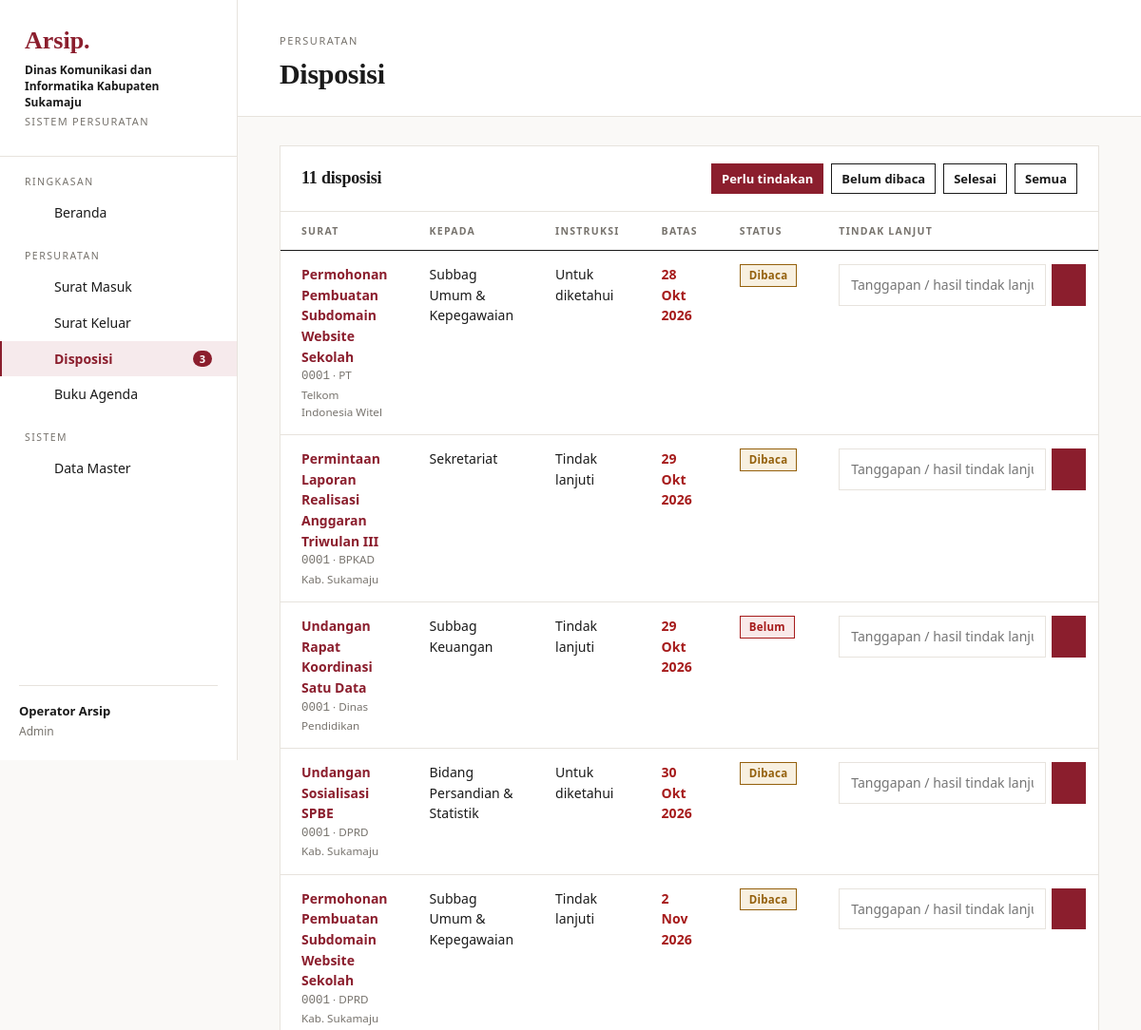
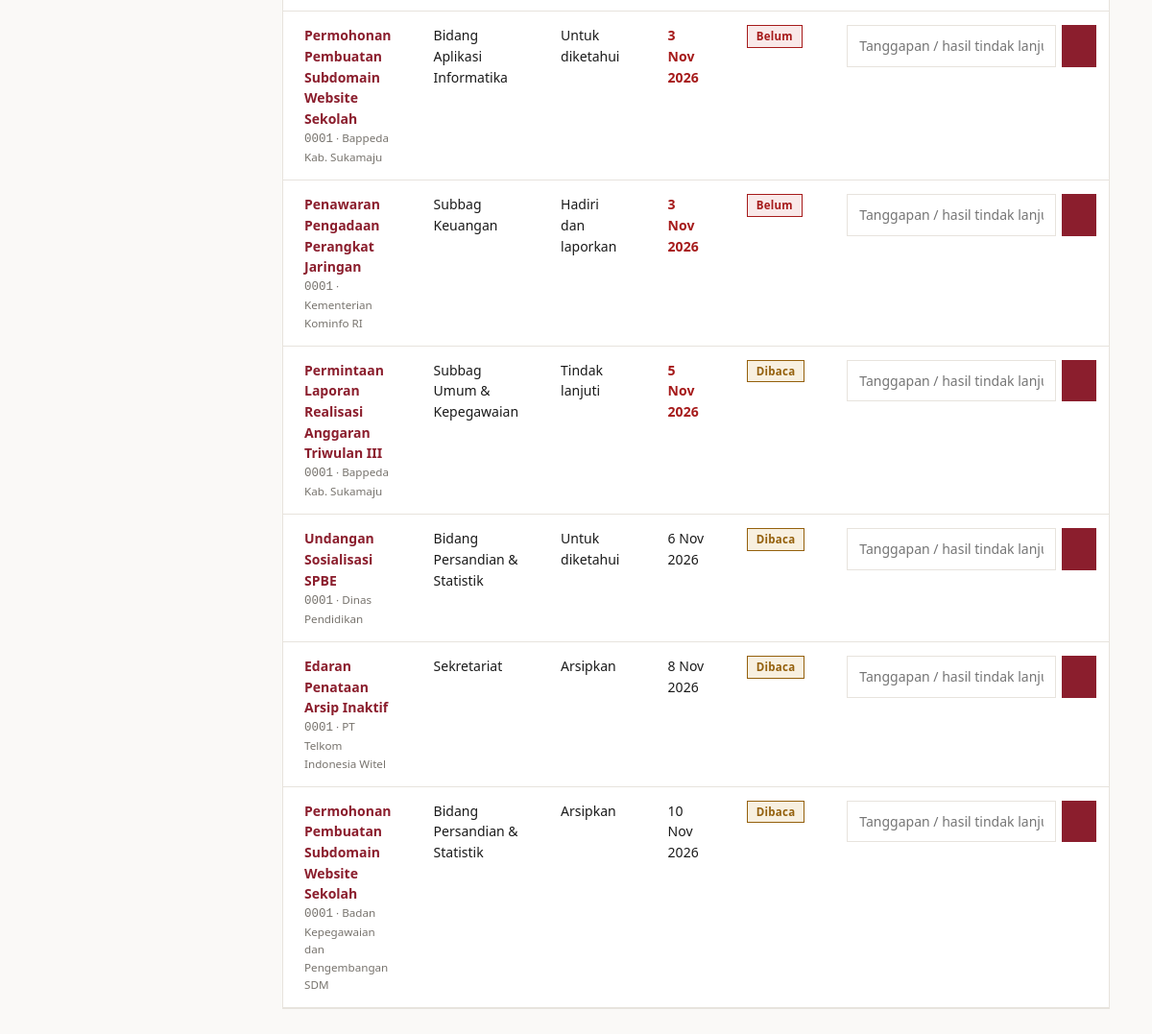
The app's page /index.php?page=disposisi (signed in) with its own data (2 pictures, top to bottom).
### tables this page shows
CREATE TABLE pengaturan (
  id INT PRIMARY KEY,
  nama_instansi VARCHAR(150) NOT NULL,
  kode_instansi VARCHAR(30) NOT NULL,
  alamat VARCHAR(255),
  telepon VARCHAR(30),
  pimpinan VARCHAR(100),
  jabatan_pimpinan VARCHAR(100)
);

CREATE TABLE disposisi (
  id INT AUTO_INCREMENT PRIMARY KEY,
  surat_masuk_id INT NOT NULL,
  dari_user_id INT,
  ke_bagian_id INT NOT NULL,
  instruksi VARCHAR(100) NOT NULL,
  catatan TEXT,
  batas_waktu DATE,
  status ENUM('belum','dibaca','selesai') NOT NULL DEFAULT 'belum',
  tanggapan TEXT,
  created_at TIMESTAMP DEFAULT CURRENT_TIMESTAMP,
  FOREIGN KEY (surat_masuk_id) REFERENCES surat_masuk(id) ON DELETE CASCADE,
  FOREIGN KEY (dari_user_id) REFERENCES users(id) ON DELETE SET NULL,
  FOREIGN KEY (ke_bagian_id) REFERENCES bagian(id)
);

CREATE TABLE surat_masuk (
  id INT AUTO_INCREMENT PRIMARY KEY,
  no_agenda VARCHAR(10) NOT NULL,
  no_surat VARCHAR(100) NOT NULL,
  tgl_surat DATE NOT NULL,
  tgl_terima DATE NOT NULL,
  asal VARCHAR(150) NOT NULL,
  perihal VARCHAR(255) NOT NULL,
  klasifikasi_id INT,
  sifat ENUM('Biasa','Penting','Segera','Rahasia') NOT NULL DEFAULT 'Biasa',
  lampiran VARCHAR(50),
  file VARCHAR(100),
  status ENUM('baru','didisposisi','selesai') NOT NULL DEFAULT 'baru',
  user_id INT,
  created_at TIMESTAMP DEFAULT CURRENT_TIMESTAMP,
  INDEX (tgl_terima),
  FOREIGN KEY (klasifikasi_id) REFERENCES klasifikasi(id) ON DELETE SET NULL,
  FOREIGN KEY (user_id) REFERENCES users(id) ON DELETE SET NULL
);

CREATE TABLE bagian (
  id INT AUTO_INCREMENT PRIMARY KEY,
  nama VARCHAR(100) NOT NULL
);

### index.php (called while the page is built, shortened)
<?php
require __DIR__ . '/includes/bootstrap.php';
$routes = [
    'login'            => 'pages/login.php',
    'logout'           => 'pages/logout.php',
    'dashboard'        => 'pages/dashboard.php',
    'masuk'            => 'pages/masuk/index.php',
    'masuk.form'       => 'pages/masuk/form.php',
    'masuk.detail'     => 'pages/masuk/detail.php',
    'masuk.hapus'      => 'pages/masuk/hapus.php',
    'masuk.lembar'     => 'pages/masuk/lembar.php',
    'keluar'           => 'pages/keluar/index.php',
    'keluar.form'      => 'pages/keluar/form.php',
    'keluar.hapus'     => 'pages/keluar/hapus.php',
    'disposisi'        => 'pages/disposisi/index.php',
    'disposisi.simpan' => 'pages/disposisi/simpan.php',
    'disposisi.respon' => 'pages/disposisi/respon.php',
    'agenda'           => 'pages/agenda.php',
    'master'           => 'pages/master/index.php',
    'berkas'           => 'pages/berkas.php',
];
$page = $_GET['page'] ?? 'dashboard';
require __DIR__ . '/' . $routes[$page];

### pages/disposisi/index.php (the view, shortened to what this page needs)
<?php
$u = user();
$status = $_GET['status'] ?? 'aktif';
$where = [];
$params = [];
if ($status === 'aktif') $where[] = "d.status <> 'selesai'";
elseif (in_array($status, ['belum', 'dibaca', 'selesai'], true)) { $where[] = 'd.status = ?'; $params[] = $status; }
$rows = q('SELECT d.*, b.nama bagian, s.perihal, s.asal, s.no_agenda, s.sifat, s.id sid FROM disposisi d
           JOIN bagian b ON b.id = d.ke_bagian_id JOIN surat_masuk s ON s.id = d.surat_masuk_id'
    . ($where ? ' WHERE ' . implode(' AND ', $where) : '') . ' ORDER BY d.status = \'selesai\', d.batas_waktu, d.id DESC LIMIT 200', $params)->fetchAll();
$title = $u['role'] === 'staf' ? 'Disposisi untuk Bagian Saya' : 'Disposisi';
$eyebrow = 'Persuratan';
require __DIR__ . '/../../includes/header.php';
?>
<div class="panel">
    <div class="panel-head">
        <h2><?= count($rows) ?> disposisi</h2>
        <div class="filters">
            <?php foreach (['aktif' => 'Perlu tindakan', 'belum' => 'Belum dibaca', 'selesai' => 'Selesai', 'semua' => 'Semua'] as $k => $v): ?>
                <a class="btn btn-sm <?= $status === $k ? 'btn-primary' : '' ?>" href="<?= url('disposisi', ['status' => $k]) ?>"><?= $v ?></a>
            <?php endforeach; ?>
        </div>
    </div>
    <div class="table-wrap"><table>
        <thead><tr><th>Surat</th><th>Kepada</th><th>Instruksi</th><th>Batas</th><th>Status</th><th>Tindak Lanjut</th></tr></thead>
        <tbody>
        <?php foreach ($rows as $d): $lewat = $d['status'] !== 'selesai' && $d['batas_waktu'] && $d['batas_waktu'] < date('Y-m-d'); ?>
            <tr>
                <td><a href="<?= url('masuk.detail', ['id' => $d['sid']]) ?>"><strong><?= e($d['perihal']) ?></strong></a><small><span class="mono"><?= e($d['no_agenda']) ?></span> · <?= e($d['asal']) ?></small></td>
                <td><?= e($d['bagian']) ?></td>
                <td><?= e($d['instruksi']) ?><?php if ($d['catatan']): ?><small><?= e($d['catatan']) ?></small><?php endif; ?></td>
                <td style="<?= $lewat ? 'color:var(--red);font-weight:600' : '' ?>"><?= tgl($d['batas_waktu']) ?></td>
                <td><?= status_badge($d['status']) ?></td>
                <td>
                    <?php if ($d['status'] !== 'selesai' && ($u['role'] !== 'staf' || $u['bagian_id'] == $d['ke_bagian_id'])): ?>
                        <form method="post" action="<?= url('disposisi.respon') ?>" style="display:flex;gap:6px;min-width:260px">
                            <input type="text" name="tanggapan" placeholder="Tanggapan / hasil tindak lanjut" required>
                            <button class="btn btn-sm btn-primary" title="Tandai selesai"><?= icon('check', 14) ?></button>
                        </form>
                    <?php else: ?>
                        <small><?= e($d['tanggapan'] ?? '-') ?></small>
                    <?php endif; ?>
                </td>
            </tr>
        <?php endforeach; ?>
        </tbody>
    </table></div>
</div>
<?php
require __DIR__ . '/../../includes/footer.php';

### includes/header.php (shortened to what this page needs)
<?php
$u = user();
$disposisiBaru = (int) q("SELECT COUNT(*) FROM disposisi WHERE status = 'belum'" . ($u['role'] === 'staf' ? ' AND ke_bagian_id = ' . (int) $u['bagian_id'] : ''))->fetchColumn();
$menu = [
    'Ringkasan' => [['dashboard', 'Beranda', 'home', 0]],
    'Persuratan' => [
        ['masuk', 'Surat Masuk', 'inbox', 0],
        ['keluar', 'Surat Keluar', 'send', 0],
        ['disposisi', 'Disposisi', 'share', $disposisiBaru],
        ['agenda', 'Buku Agenda', 'book', 0],
    ],
];
if (is_admin()) $menu['Sistem'] = [['master', 'Data Master', 'folder', 0]];
$current = explode('.', $_GET['page'] ?? 'dashboard')[0];
$set = setting();
?>
<!DOCTYPE html>
<html lang="id">
<head>
    <link rel="stylesheet" href="assets/css/style.css">
</head>
<body>
<div class="layout">
    <aside class="sidebar" id="sidebar">
        <div class="brand">
            <div class="mark">Arsip.</div>
            <strong><?= e($set['nama_instansi']) ?></strong>
            <small>Sistem Persuratan</small>
        </div>
        <nav>
            <?php foreach ($menu as $section => $items): ?>
                <div class="nav-section"><?= $section ?></div>
                <?php foreach ($items as [$key, $label, $ic, $count]): ?>
                    <a href="<?= url($key) ?>" class="<?= $current === $key ? 'active' : '' ?>"><?= icon($ic, 17) ?> <?= $label ?>
                        <?php if ($count): ?><span class="count"><?= $count ?></span><?php endif; ?></a>
                <?php endforeach; ?>
            <?php endforeach; ?>
        </nav>
        <div class="grow"></div>
        <div class="user-box">
            <div class="grow"><strong><?= e($u['nama']) ?></strong><small><?= e(ucfirst($u['role'])) ?></small></div>
            <a href="<?= url('logout') ?>" class="icon-btn" title="Keluar"><?= icon('logout', 17) ?></a>
        </div>
    </aside>
    <main class="main">
        <header class="topbar">
            <div>
                <div class="eyebrow"><?= e($eyebrow ?? 'Sistem Arsip Surat') ?></div>
                <h1><?= e($title ?? 'Beranda') ?></h1>
            </div>
        </header>
        <div class="content">

### includes/bootstrap.php (shortened to what this page needs)
<?php
function db(): PDO
{
    static $pdo = null;
    if ($pdo === null) {
        $c = require __DIR__ . '/../config/database.php';
        $dsn = "mysql:host={$c['host']};port={$c['port']};dbname={$c['database']};charset=utf8mb4";
        try {
            $pdo = new PDO($dsn, $c['username'], $c['password'], [
                PDO::ATTR_ERRMODE => PDO::ERRMODE_EXCEPTION,
                PDO::ATTR_DEFAULT_FETCH_MODE => PDO::FETCH_ASSOC,
            ]);
        } catch (PDOException $e) {
            die('<h3>Koneksi database gagal.</h3><p>Cek config/database.php dan pastikan database <b>'
                . htmlspecialchars($c['database']) . '</b> sudah di-import.</p>');
        }
    }
    return $pdo;
}
function q(string $sql, array $params = []): PDOStatement
{
    $st = db()->prepare($sql);
    $st->execute($params);
    return $st;
}
function e($v): string
{
    return htmlspecialchars((string) $v, ENT_QUOTES, 'UTF-8');
}
function tgl($date): string
{
    $bulan = ['', 'Jan', 'Feb', 'Mar', 'Apr', 'Mei', 'Jun', 'Jul', 'Agu', 'Sep', 'Okt', 'Nov', 'Des'];
    $t = strtotime($date);
    return date('j', $t) . ' ' . $bulan[(int) date('n', $t)] . ' ' . date('Y', $t);
}
function url(string $page = 'dashboard', array $params = []): string
{
    return 'index.php?' . http_build_query(['page' => $page] + $params);
}
function user(): ?array
{
    return $_SESSION['user'] ?? null;
}
function setting(): array
{
    static $s = null;
    return $s ??= q('SELECT * FROM pengaturan WHERE id = 1')->fetch() ?: [];
}
function icon(string $name, int $size = 18): string
{
    $p = $paths[$name] ?? '';
    return '<svg class="ic" width="' . $size . '" height="' . $size . '" viewBox="0 0 24 24" fill="none" stroke="currentColor" stroke-width="2" stroke-linecap="round" stroke-linejoin="round">' . $p . '</svg>';
}
function status_badge(string $s): string
{
    $map = [
        'baru' => 'blue', 'didisposisi' => 'amber', 'selesai' => 'green',
        'belum' => 'red', 'dibaca' => 'amber',
        'Biasa' => 'gray', 'Penting' => 'amber', 'Segera' => 'red', 'Rahasia' => 'blue',
    ];
    return '<span class="badge badge-' . ($map[$s] ?? 'gray') . '">' . e(ucfirst($s)) . '</span>';
}

### records on screen
pengaturan: nama_instansi "Dinas Komunikasi dan Informatika Kabupaten Sukamaju"
disposisi: surat_masuk.perihal "Permohonan Pembuatan Subdomain Website Sekolah", surat_masuk.no_agenda "0001", surat_masuk.asal "PT Telkom Indonesia Witel", ke_bagian.nama "Subbag Umum & Kepegawaian", instruksi "Untuk diketahui", batas_waktu "28 Okt 2026", status "Dibaca", $size 14 (drawn)
disposisi: surat_masuk.perihal "Permintaan Laporan Realisasi Anggaran Triwulan III", surat_masuk.no_agenda "0001", surat_masuk.asal "BPKAD Kab. Sukamaju", ke_bagian.nama "Sekretariat", instruksi "Tindak lanjuti", batas_waktu "29 Okt 2026", status "Dibaca", $size 14 (drawn)
disposisi: surat_masuk.perihal "Undangan Rapat Koordinasi Satu Data", surat_masuk.no_agenda "0001", surat_masuk.asal "Dinas Pendidikan", ke_bagian.nama "Subbag Keuangan", instruksi "Tindak lanjuti", batas_waktu "29 Okt 2026", status "Belum", $size 14 (drawn)
disposisi: surat_masuk.perihal "Undangan Sosialisasi SPBE", surat_masuk.no_agenda "0001", surat_masuk.asal "DPRD Kab. Sukamaju", ke_bagian.nama "Bidang Persandian & Statistik", instruksi "Untuk diketahui", batas_waktu "30 Okt 2026", status "Dibaca", $size 14 (drawn)
disposisi: surat_masuk.perihal "Permohonan Pembuatan Subdomain Website Sekolah", surat_masuk.no_agenda "0001", surat_masuk.asal "DPRD Kab. Sukamaju", ke_bagian.nama "Subbag Umum & Kepegawaian", instruksi "Tindak lanjuti", batas_waktu "2 Nov 2026", status "Dibaca", $size 14 (drawn)
disposisi: surat_masuk.perihal "Permohonan Pembuatan Subdomain Website Sekolah", surat_masuk.no_agenda "0001", surat_masuk.asal "Bappeda Kab. Sukamaju", ke_bagian.nama "Bidang Aplikasi Informatika", instruksi "Untuk diketahui", batas_waktu "3 Nov 2026", status "Belum", $size 14 (drawn)
disposisi: surat_masuk.perihal "Penawaran Pengadaan Perangkat Jaringan", surat_masuk.no_agenda "0001", surat_masuk.asal "Kementerian Kominfo RI", ke_bagian.nama "Subbag Keuangan", instruksi "Hadiri dan laporkan", batas_waktu "3 Nov 2026", status "Belum", $size 14 (drawn)
disposisi: surat_masuk.perihal "Permintaan Laporan Realisasi Anggaran Triwulan III", surat_masuk.no_agenda "0001", surat_masuk.asal "Bappeda Kab. Sukamaju", ke_bagian.nama "Subbag Umum & Kepegawaian", instruksi "Tindak lanjuti", batas_waktu "5 Nov 2026", status "Dibaca", $size 14 (drawn)
disposisi: surat_masuk.perihal "Undangan Sosialisasi SPBE", surat_masuk.no_agenda "0001", surat_masuk.asal "Dinas Pendidikan", ke_bagian.nama "Bidang Persandian & Statistik", instruksi "Untuk diketahui", batas_waktu "6 Nov 2026", status "Dibaca", $size 14 (drawn)
disposisi: surat_masuk.perihal "Edaran Penataan Arsip Inaktif", surat_masuk.no_agenda "0001", surat_masuk.asal "PT Telkom Indonesia Witel", ke_bagian.nama "Sekretariat", instruksi "Arsipkan", batas_waktu "8 Nov 2026", status "Dibaca", $size 14 (drawn)
disposisi: surat_masuk.perihal "Permohonan Pembuatan Subdomain Website Sekolah", surat_masuk.no_agenda "0001", surat_masuk.asal "Badan Kepegawaian dan Pengembangan SDM", ke_bagian.nama "Bidang Persandian & Statistik", instruksi "Arsipkan", batas_waktu "10 Nov 2026", status "Dibaca", $size 14 (drawn)

### other values on screen
$section "RINGKASAN"
$label "Beranda"
$section "PERSURATAN"
$label "Surat Masuk"
$label "Surat Keluar"
$label "Disposisi"
$count "3"
$label "Buku Agenda"
$section "SISTEM"
$label "Data Master"
$u['nama'] "Operator Arsip"
$u['role'] "Admin"
$eyebrow "PERSURATAN"
$title "Disposisi"
count($rows) "11"
